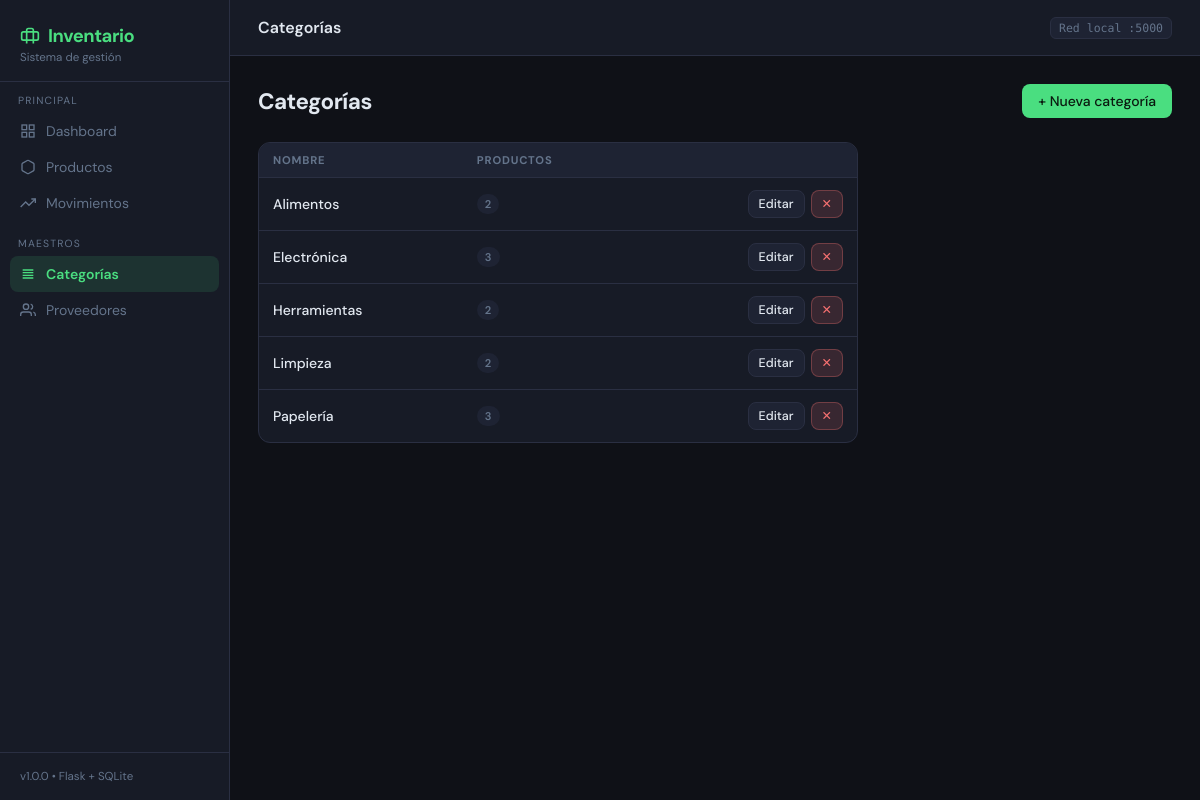
Screenshot of /categorias with the database file from the repository.
### app.py (models this page shows, shortened)
class Categoria(Base):
    __tablename__ = "categorias"
    id     = Column(Integer, primary_key=True, autoincrement=True)
    nombre = Column(String(80), nullable=False, unique=True)
    productos = relationship("Producto", back_populates="cat_rel", cascade="all, delete-orphan")

### app.py (the view)
@app.route("/categorias")
def categorias():
    db = get_session()
    try:
        cats = db.query(Categoria).order_by(Categoria.nombre).all()
        return render_template("categorias.html", categorias=cats)
    finally:
        db.close()

### app.py (called while the page is built)
def get_session():
    return Session()

### templates/categorias.html (shortened to what this page needs)
{% extends "base.html" %}
{% block topbar_title %}Categorías{% endblock %}
{% block content %}
<div class="page-header">
  <h1>Categorías</h1>
  <button class="btn btn-primary" onclick="document.getElementById('modalNueva').classList.add('open')">
    + Nueva categoría
  </button>
</div>
<div class="card" style="max-width:600px;">
  <div class="table-wrap">
    <table>
      <thead><tr><th>Nombre</th><th>Productos</th><th></th></tr></thead>
      <tbody>
        {% for c in categorias %}
        <tr>
          <td style="font-weight:500">{{ c.nombre }}</td>
          <td><span class="badge badge-gray">{{ c.productos|length }}</span></td>
          <td>
            <div style="display:flex; gap:6px; justify-content:flex-end;">
              <button class="btn btn-secondary btn-sm"
                      onclick="editarCat({{ c.id }}, '{{ c.nombre|replace("'","\\'")|e }}')">
                Editar
              </button>
              <form method="post" action="{{ url_for('categoria_eliminar', cid=c.id) }}"
                    onsubmit="return confirm('¿Eliminar categoría {{ c.nombre }}?')">
                <button class="btn btn-danger btn-sm" type="submit">✕</button>
              </form>
            </div>
          </td>
        </tr>
        {% endfor %}
      </tbody>
    </table>
  </div>
</div>
{% endblock %}

### templates/base.html (style rules this page uses)
:root { --bg: #0f1117; --bg2: #171b26; --bg3: #1e2333; --border: #2a2f42; --accent: #4ade80; --accent2: #22d3ee; --warn: #fb923c; --danger: #f87171; --text: #e2e8f0; --muted: #64748b; --sidebar-w: 230px; }
*, *::before, *::after { box-sizing: border-box; margin: 0; padding: 0; }
body { font-family: 'DM Sans', sans-serif; background: var(--bg); color: var(--text); min-height: 100vh; display: flex; }
.card { background: var(--bg2); border: 1px solid var(--border); border-radius: 12px; overflow: hidden; }
.table-wrap { overflow-x: auto; }
table { width: 100%; border-collapse: collapse; font-size: 0.875rem; }
th { text-align: left; padding: 10px 14px; font-size: 0.7rem; text-transform: uppercase; letter-spacing: 0.8px; color: var(--muted); background: var(--bg3); border-bottom: 1px solid var(--border); }
td { padding: 12px 14px; border-bottom: 1px solid var(--border); vertical-align: middle; }
tr:last-child td { border-bottom: none; }
.badge { display: inline-flex; align-items: center; font-size: 0.7rem; font-weight: 600; padding: 3px 8px; border-radius: 20px; }
.badge-gray { background: var(--bg3); color: var(--muted); }
.btn { display: inline-flex; align-items: center; gap: 6px; padding: 8px 16px; border-radius: 8px; border: none; font-size: 0.875rem; font-weight: 500; cursor: pointer; text-decoration: none; transition: all 0.15s; font-family: inherit; }
.btn-primary { background: var(--accent); color: #0a1a0f; }
.btn-secondary { background: var(--bg3); color: var(--text); border: 1px solid var(--border); }
.btn-danger { background: rgba(248,113,113,.15); color: var(--danger); border: 1px solid rgba(248,113,113,.3); }
.btn-sm { padding: 5px 10px; font-size: 0.78rem; }
.page-header { display: flex; align-items: center; justify-content: space-between; margin-bottom: 24px; }
.page-header h1 { font-size: 1.4rem; font-weight: 700; letter-spacing: -0.5px; }

### rows the page displays
Categoria: nombre "Alimentos", productos|length "2"
Categoria: nombre "Electrónica", productos|length "3"
Categoria: nombre "Herramientas", productos|length "2"
Categoria: nombre "Limpieza", productos|length "2"
Categoria: nombre "Papelería", productos|length "3"
